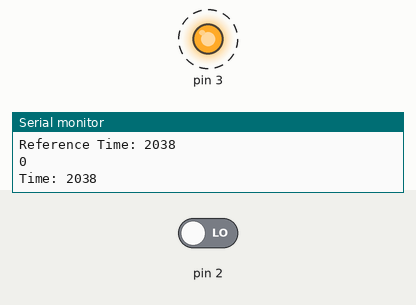
Bench run of a sketch on a simulated Arduino Uno, built with avr-gcc and run on an emulated ATmega328P. Parts: output pins drawn as LEDs (lit = HIGH), the last lines printed to the serial monitor. Wiring (inferred from the names in the program): 24Cxx EEPROM at I2C address 0x50. Dashed ring = blinking. The test bench sets the inputs (shaded band); at power-on: pin 2 LOW. EEPROM starts erased.

Above: at 2.8 s.
2.9 s: pin 2 driven HIGH
At 4.2 s:
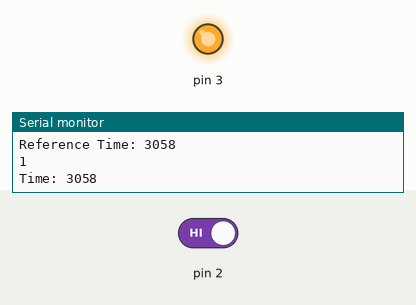
4.5 s: pin 2 driven LOW
At 6.3 s:
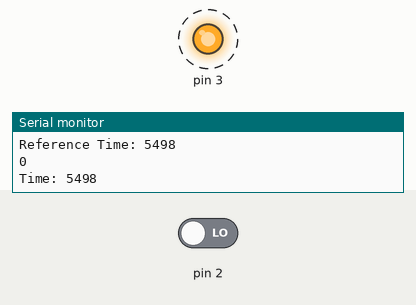
Timing chart, 0 to 14.6 s (numbered marks = the images above; inputs shaded):
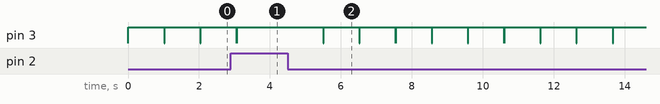

Measured:
- after the input at 2.9 s, pin 3: goes on until 3.1 s, then stays HIGH
- after the input at 4.5 s, pin 3: alternates HIGH for 1.0 s and LOW for 0.01 s, starting after 1.0 s
- by itself, pin 3: alternates HIGH for 1.0 s and LOW for 0.01 s

The sketch:

sketch_sep18a.ino
```cpp
#include <Wire.h> //I2C library

void setup()
{
  // Set pin used to control write protect pin to an output PIN
  pinMode(3, OUTPUT);
  // Set pin used to monitor switch signal
  pinMode(2, INPUT);

  // Enable wire library (I2C hardware)
  Wire.begin(); // initialise the connection as the device master

  // Enable Serial port (so we can print results to understand whats going on)
  Serial.begin(9600);

  // Turn on EEPROM's write protect
  digitalWrite(3, HIGH);

}

void loop()
{
  // Address of theEEPROM (constant until we rewire the EEPROM)
  const int EEPROMI2Caddress = 0x50; // HEX in BINARY it is 01010000
  int test;
  char dot='.';char dash='_';
  int MEMLOCATIONaddr;
  int val;
  unsigned long t_ref=millis();
  int address=0x50;


    val=digitalRead(2);
    Serial.print("\nReference Time: ");
    Serial.println(t_ref);
    Serial.println(val);

  byte four = (t_ref & 0xFF);
  byte three = ((t_ref >> 8) & 0xFF);
  byte two = ((t_ref >> 16) & 0xFF);
  byte one = ((t_ref >> 24) & 0xFF);

  // Pick a location on the EEPROM to write to and read from
  MEMLOCATIONaddr = 0;
  //////////////////////////////////////////////////////////
  // Write a byte to the first address of the EEPROM
  //////////////////////////////////////////////////////////
  // enable the EEPROM by setting WP pin low
  digitalWrite(3, LOW);
  delay(10);
  // call the EEPROM
  Wire.beginTransmission(EEPROMI2Caddress);

  // send the address in the eeprom we want to write too (its 16 bits or two bytes long)

  Wire.write((int)(MEMLOCATIONaddr >> 8)); // MSB
  Wire.write((int)(MEMLOCATIONaddr & 0xFF)); // LSB

  // Write the byte we want to write to
  Wire.write(four);
  // stop the call to the eeprom
  Wire.endTransmission();

  Wire.beginTransmission(EEPROMI2Caddress);
  Wire.write((int)(MEMLOCATIONaddr+1 >> 8)); // MSB
  Wire.write((int)(MEMLOCATIONaddr+1 & 0xFF)); // LSB
  Wire.write(three);
  Wire.endTransmission();

  Wire.beginTransmission(EEPROMI2Caddress);
  Wire.write((int)(MEMLOCATIONaddr+2 >> 8)); // MSB
  Wire.write((int)(MEMLOCATIONaddr+2 & 0xFF)); // LSB
  Wire.write(two);
  Wire.endTransmission();

  Wire.beginTransmission(EEPROMI2Caddress);
  Wire.write((int)(MEMLOCATIONaddr+3 >> 8)); // MSB
  Wire.write((int)(MEMLOCATIONaddr+3 & 0xFF)); // LSB
  Wire.write(one);
  Wire.endTransmission();

  //Turn back on the EEPROM's WP by setting D3 High
  digitalWrite(3, HIGH);


  //////////////////////////////////////////////////////////
  // add a brief delay between read and write
  //////////////////////////////////////////////////////////
  delay(5);


  //////////////////////////////////////////////////////////
  // Read a byte to the first address of the EEPROM
  //////////////////////////////////////////////////////////
  // call the EEPROM
  Wire.beginTransmission(EEPROMI2Caddress);

  // send it the address we want to read from
  Wire.write((int)(MEMLOCATIONaddr >> 8)); // MSB
  Wire.write((int)(MEMLOCATIONaddr & 0xFF)); // LSB

  // hang up and let the EEPROM prepare a response
  Wire.endTransmission();

  // ask for a byte back and wait here for a response
  Wire.requestFrom(EEPROMI2Caddress, 1);
  test = Wire.available();
  if (test) {
     long four = Wire.read();
  }
  Wire.beginTransmission(EEPROMI2Caddress);
  Wire.write((int)(MEMLOCATIONaddr+1 >> 8)); // MSB
  Wire.write((int)(MEMLOCATIONaddr+1 & 0xFF)); // LSB
  Wire.endTransmission();
   Wire.requestFrom(EEPROMI2Caddress, 1);
  test = Wire.available();
  if (test) {
     long three = Wire.read();
  }
  Wire.beginTransmission(EEPROMI2Caddress);
  Wire.write((int)(MEMLOCATIONaddr+2 >> 8)); // MSB
  Wire.write((int)(MEMLOCATIONaddr+2 & 0xFF)); // LSB
  Wire.endTransmission();
   Wire.requestFrom(EEPROMI2Caddress, 1);
  test = Wire.available();
  if (test) {
     long two = Wire.read();
  }
  Wire.beginTransmission(EEPROMI2Caddress);
  Wire.write((int)(MEMLOCATIONaddr+3 >> 8)); // MSB
  Wire.write((int)(MEMLOCATIONaddr+3 & 0xFF)); // LSB
  Wire.endTransmission();
   Wire.requestFrom(EEPROMI2Caddress, 1);
  test = Wire.available();
  if (test) {
     long one = Wire.read();
  }
  long t =((four << 0) & 0xFF) + ((three << 8) & 0xFFFF) +  ((two << 16) & 0xFFFFFF) + ((one << 24) & 0xFFFFFFFF);
  Serial.print("Time: ");
  Serial.print(t);

   if (val==1){
      while (val==1){
      val=digitalRead(2);


    }
  }
  delay(1000);
}
```
